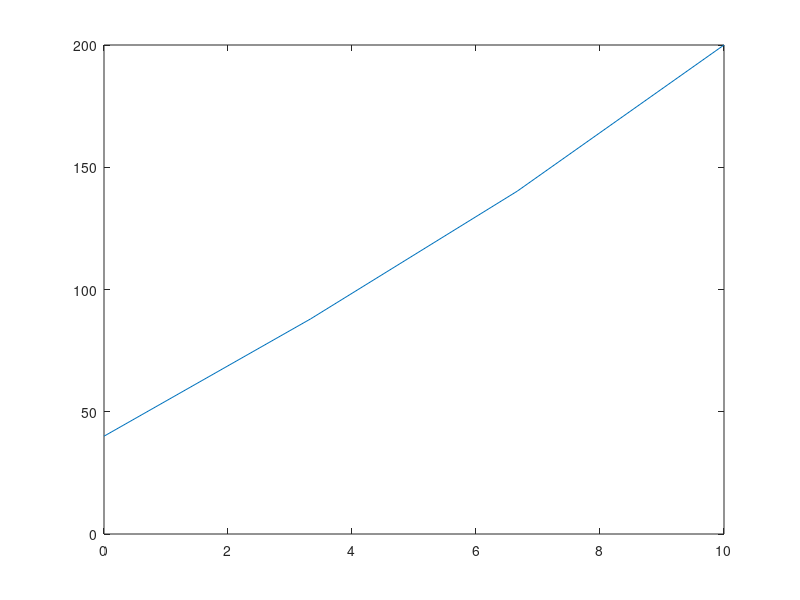

This chart was generated by the following MATLAB code:
% ODE Worksheet 8 - Matrix approach
% clear; clc

% Given
T1 = 40;
T2 = 200;
Ta = 20;
k = 0.01;
L = 10;

N = 4;
dx = L/N;

Y1 = T1;
YN = T2;
C_curr = -k;
C_prev = 0;
C_next = 0;
C_B = -k*Ta;

A = zeros(N,N);
B = zeros(N,1);

A(1,1) = 1;
for j=2:N
	A(1,j) = 0;
end
A(N,N) = 1;
for j=1:N-1
	A(N,j) = 0;
end
for i=2:N-1
	A(i,i-1) = 1/dx^2 + C_prev;
	A(i,i) = -2/dx^2 + C_curr;
	A(i,i+1) = 1/dx^2 + C_next;
end

B(1) = Y1;
B(N) = YN;
for i=2:N-1
	B(i) = C_B;
end

u = inv(A)*B;

x = linspace(0,L,N);
plot(x,u,'DisplayName','Numerical');
drawnow;

wait = input("Press Enter to Exit.");
